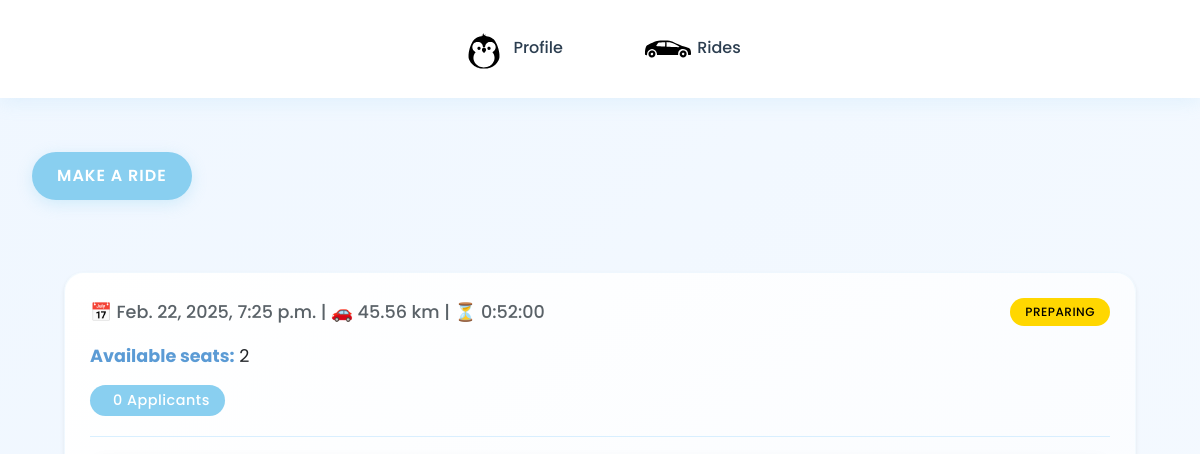
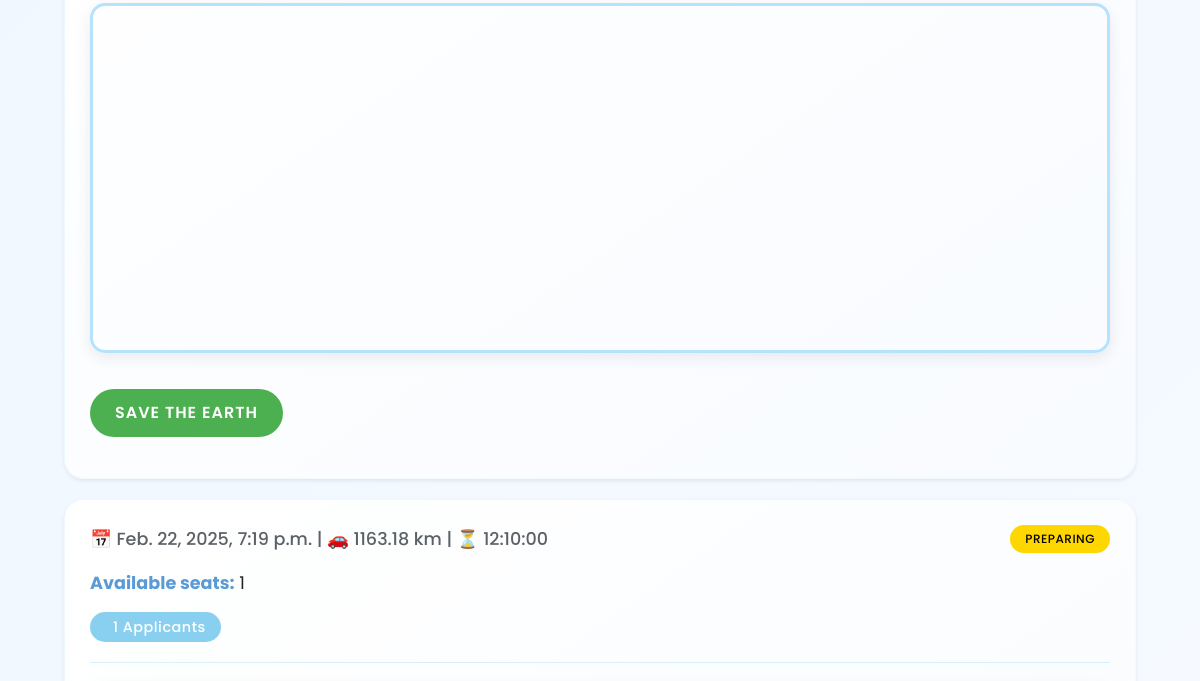
/rides/ (upper part), run on an earlier commit of the app's database (2 pictures, top to bottom).
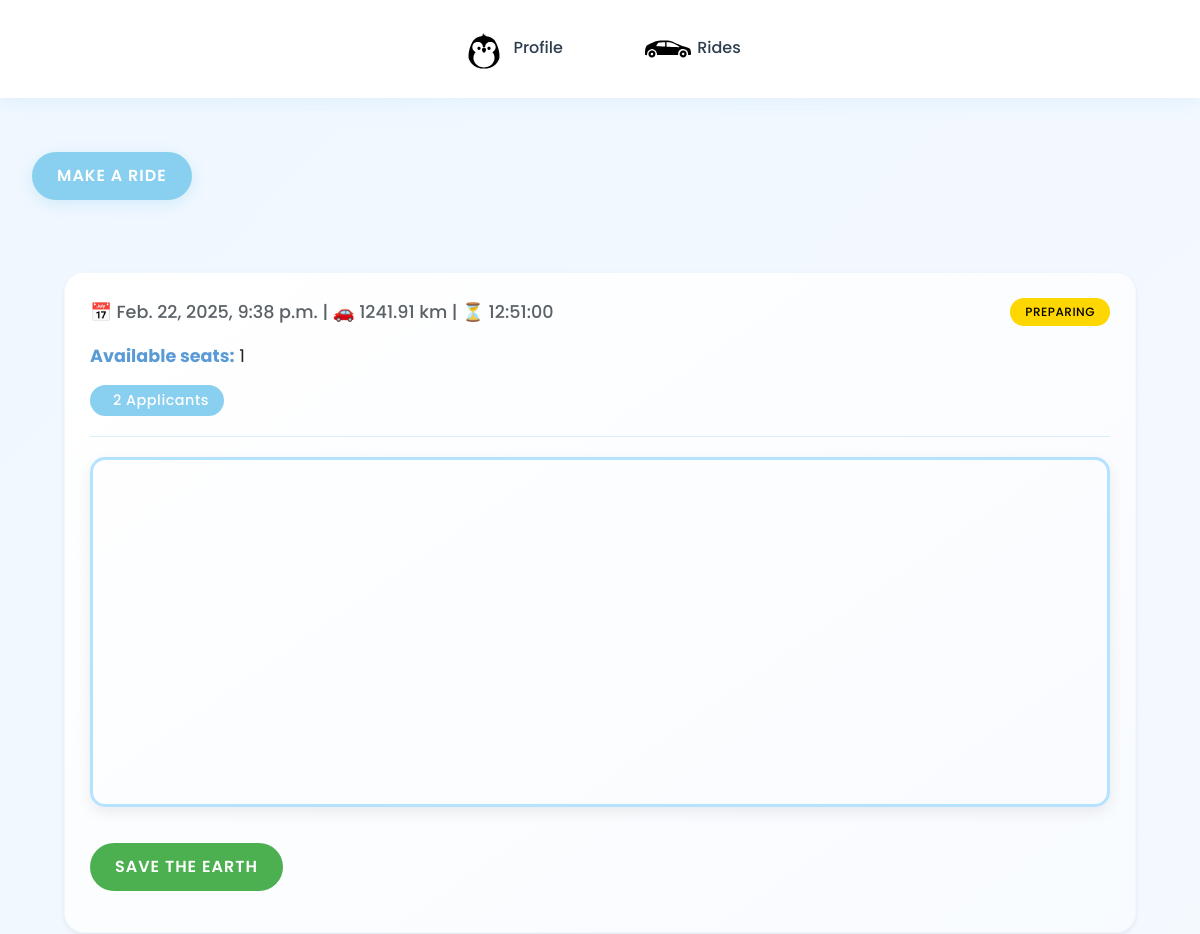
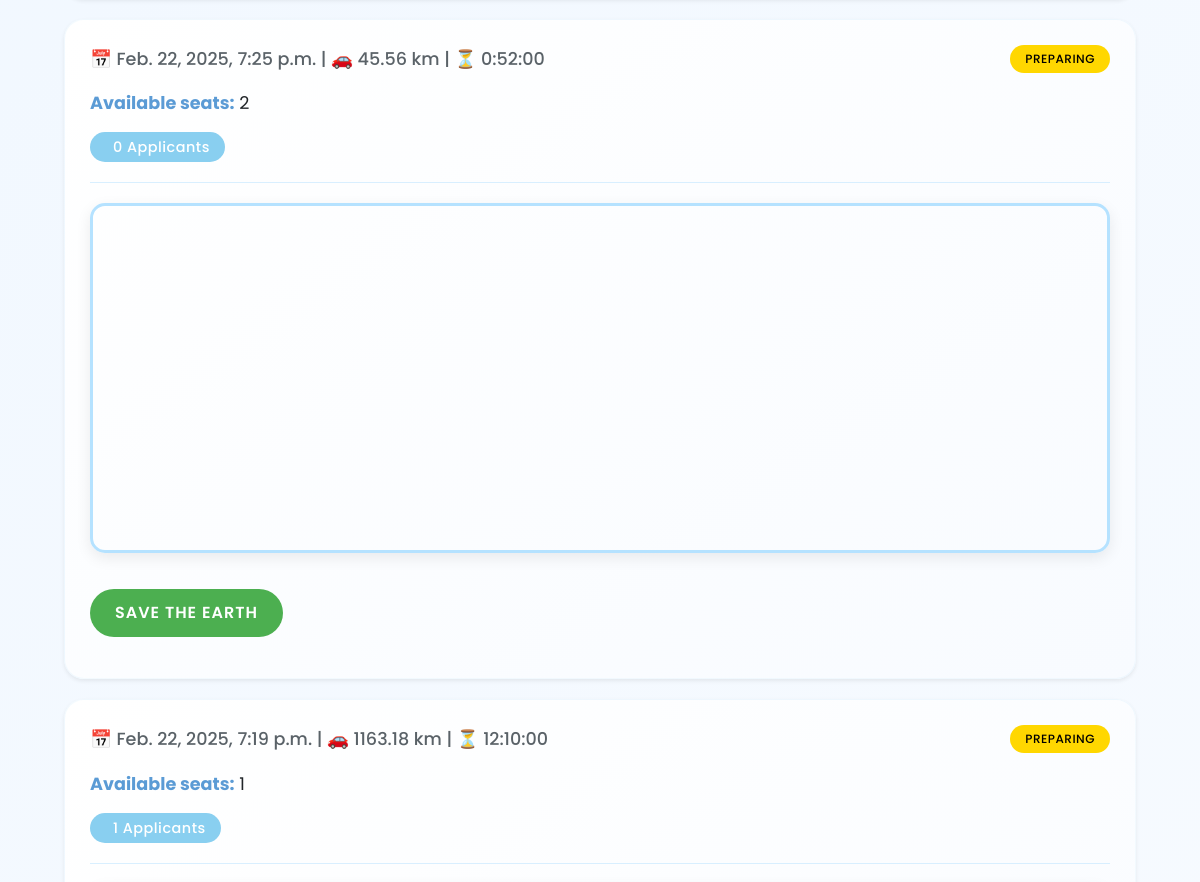
And on a later commit of the database (2 pictures, top to bottom).
### base/models.py (models this page shows)
class Ride(models.Model):
    start = models.CharField(max_length=50)
    end = models.CharField (max_length=50)
    distance = models.DecimalField(max_digits=10, decimal_places=2, default=0.00)
    travelers = models.IntegerField(default=1)
    duration = models.DurationField(null=True, blank=True)
    created_on = models.DateTimeField(default=timezone.now)  # Changed from auto_now_add
    start_date = models.DateTimeField(default=timezone.now)
    STATUS_CHOICES = [
        ('PREPARING', 'Preparing'),
        ('FINISHED', 'Finished'),
        ('CANCELED', 'Canceled'),
    ]
    status = models.CharField(
        max_length=10,
        choices=STATUS_CHOICES,
        default='PREPARING'
    )
    origin_place_id = models.CharField(max_length=255, null=True)
    origin_latitude = models.FloatField(default=0)
    origin_longitude = models.FloatField(default=0)
    destination_place_id = models.CharField(max_length=255, null=True)
    destination_latitude = models.FloatField(default=0)
    destination_longitude = models.FloatField(default=0)
    distance_km = models.FloatField(default=0)
    duration_text = models.CharField(max_length=100, null=True)
    selected_route_index = models.IntegerField(default=0)
    selected_route_polyline = models.TextField(default='')

### rides/views.py (the view)
# urls.py: path('', RideListView.as_view(), name='rides'),
class RideListView(ListView):
    model = Ride
    template_name = 'rides.html'
    context_object_name = 'rides'
    def get_queryset(self):
        return Ride.objects.filter(
            status='PREPARING'
        ).annotate(
            applicant_count=Count('applications'),
            pending_count=Count('applications', filter=Q(applications__status='PENDING')),
            approved_count=Count('applications', filter=Q(applications__status='APPROVED'))
        ).order_by('-created_on')
    def get_context_data(self, **kwargs):
        context = super().get_context_data(**kwargs)
        for ride in context['rides']:
            print(f"Ride {ride.id}: {ride.applicant_count} applicants "
                  f"({ride.pending_count} pending, {ride.approved_count} approved)")
        return context

### rides/templates/rides.html (shortened to what this page needs)
{% extends 'base.html' %}
{% block content %}
<a href="{% url 'make_ride' %}" class="btn btn-primary">Make a ride</a>
<div class="container">
    {% for ride in rides %}
    <div class="ride-card shadow-sm">
        <div class="d-flex justify-content-between align-items-center mb-3">
            <p class="text-muted mb-0">
                📅 {{ ride.start_date }} | 🚗 {{ ride.distance }} km | ⏳ {{ ride.duration }}
            </p>
            <span class="badge bg-warning">{{ ride.status }}</span>
        </div>
        <p><strong>Available seats:</strong> {{ ride.travelers }}</p>
        <span class="badge bg-primary">
             {{ ride.applicant_count }} Applicants
        </span>
        <hr>
        <div class="map-container" id="map-{{ ride.id }}"></div>
        <a href="{% url 'apply_for_ride' ride.id %}" class="btn btn-success my-3">Save the Earth</a>
    </div>
    {% empty %}
    <div class="alert alert-info">
        <i class="bi bi-info-circle"></i> No active rides available at the moment.
    </div>
    {% endfor %}
</div>
{% endblock %}

What changed in the data, as far as the page shows it:
added Ride: start_date "Feb. 22, 2025, 9:38 p.m.", distance "1241.91", duration "12:51:00", status "PREPARING", travelers "1", applicant_count "2"
